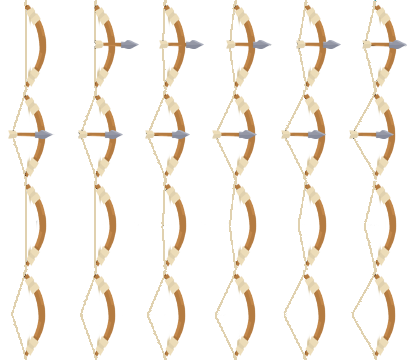
#> input picture particles/sources/bow.png, 420 x 360 px
$ python extract_bow.py
#> lines starting #> are read from the running program, lines starting #| are printed output that depends on the picture
### scripts/render_fireball.py
#!/usr/bin/env python3
# SPDX-License-Identifier: CC0-1.0
"""Render a seeded particle burst; requires Pillow and NumPy.

Generate particle fields with per-effect canvas sizes and playback durations.
Output uses straight alpha for ordinary sprite compositing.
"""
from __future__ import annotations

import argparse
from pathlib import Path

import numpy as np
from PIL import Image, ImageDraw

ROOT = Path(__file__).resolve().parent.parent
FRAMES = 11
SCALE = 3


VARIANTS = {
    "fireball": ((97, 102), 1.8),
    "elffire": ((97, 102), 1.2),
    "fizzle": ((89, 89), 0.6),
    "giftwolke": ((92, 85), 2.25),
}


# [73 lines left out: function render, not called in this run]


def previews(frames: list[Image.Image], directory: Path, duration: float = 1.8) -> None:
    directory.mkdir(parents=True, exist_ok=True)
    size = frames[0].size
    sheet = Image.new('RGB', (size[0] * len(frames), size[1] + 18), '#252a30')
    draw = ImageDraw.Draw(sheet)
    animation = []
    for i, frame in enumerate(frames):
        sheet.paste(frame, (i * size[0], 0), frame)
        draw.text((i * size[0] + 4, size[1]), str(i), fill='white')
        bg = Image.new('RGB', size, '#252a30')
        bg.paste(frame, (0, 0), frame)
        animation.append(bg.resize((size[0] * 3, size[1] * 3), Image.Resampling.NEAREST))
    sheet.save(directory / 'contact-sheet.png')
    animation[0].save(directory / 'preview.gif', save_all=True,
                      append_images=animation[1:], duration=[round((i + 1) * duration * 100 / len(frames)) * 10
                                - round(i * duration * 100 / len(frames)) * 10
                                for i in range(len(frames))], loop=0, disposal=2)


# [15 lines left out: function main, not called in this run]


# [2 lines that do not run on import are left out]

### scripts/extract_bow.py
#!/usr/bin/env python3
# SPDX-License-Identifier: CC0-1.0
"""Extract a draw/release animation from johnnytal's CC0 bow sheet (Pillow, NumPy)."""
import argparse
from pathlib import Path
from PIL import Image
from render_fireball import previews

ROOT=Path(__file__).resolve().parent.parent
# Sheet: 6 columns × 4 rows of 70×90. Release cells run backwards.
SOURCE_FRAMES=(0,4,8,11,23,19,15,12)
SIZE=(90,56)
DURATION = 1.05


def extract(source: Path) -> list[Image.Image]:
    sheet=Image.open(source).convert('RGBA')
#> sheet is the input picture: PIL image 420x360 RGBA; mean R, G, B, A 35.8, 30.3, 22.9, 36.9
    if sheet.size!=(420,360):
        raise ValueError('Expected a 420×360 sheet of 70×90 cells')
    frames=[]
    for index in SOURCE_FRAMES:
        col,row=index%6,index//6
        cell=sheet.crop((col*70,row*90,(col+1)*70,(row+1)*90))
        cell=cell.resize((35,45),Image.Resampling.LANCZOS)
        frame=Image.new('RGBA',SIZE)
        # Fixed cell origin preserves the bow position throughout the draw/release.
        frame.paste(cell,(7,5))
        frames.append(frame)
#> this loop made 8 passes
#> pass 1, in extract, `cell=sheet.crop((col*70,row*90,(col+1)*70,(row+1)*90))`:
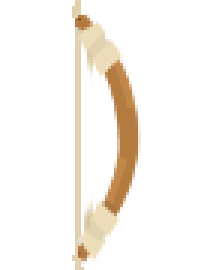
#> cell: PIL image 70x90 RGBA (shown 3 times larger); mean R, G, B, A 31.9, 26.5, 19.5, 32.6; transparent parts drawn white
#> after the loop:
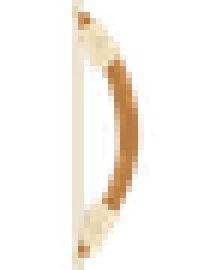
#> cell: PIL image 35x45 RGBA (shown 6 times larger); mean R, G, B, A 58.7, 50.1, 36.7, 33.5; transparent parts drawn white
#> after the loop:
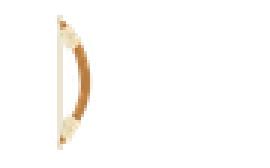
#> frame: PIL image 90x56 RGBA (shown 3 times larger); mean R, G, B, A 18.3, 15.7, 11.5, 10.5; transparent parts drawn white
#> after the loop, frames = 8 items
    return frames


def main():
    parser=argparse.ArgumentParser(description=__doc__)
    parser.add_argument('--source',type=Path,default=ROOT/'particles/sources/bow.png')
    parser.add_argument('--output-dir',type=Path,default=ROOT/'client/textures/illarion/effects')
    parser.add_argument('--preview-dir',type=Path,default=ROOT/'particles/bow-preview')
    args=parser.parse_args();frames=extract(args.source)
#> after `frames = extract(args.source)`: frames = 8 items
    args.output_dir.mkdir(parents=True,exist_ok=True)
    for i,frame in enumerate(frames):frame.save(args.output_dir/f'bow-{i}.png')
    previews(frames,args.preview_dir,DURATION)
#> in previews, `sheet = Image.new('RGB', (size[0] * len(frames), size[1] + 18), '#252a..`:
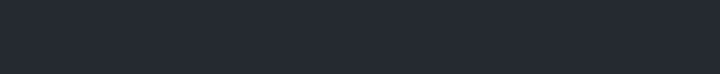
#> sheet: PIL image 720x74 RGB; mean R, G, B 37, 42, 48
#> the loop in previews, `for i, frame in enumerate(frames):` made 8 passes
#> after the loop in previews, `for i, frame in enumerate(frames):`:
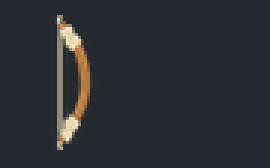
#> bg: PIL image 90x56 RGB (shown 3 times larger); mean R, G, B 44.1, 47.5, 51.4
#> after the loop in previews, `for i, frame in enumerate(frames):`:
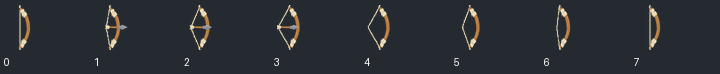
#> sheet: PIL image 720x74 RGB; mean R, G, B 43.3, 47.1, 51.4
#> in previews, `animation[0].save(directory / 'preview.gif', save_all=True, append_ima..`:
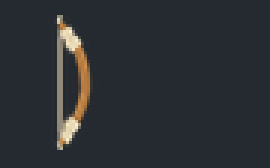
#> saved as preview.gif: PIL image 270x168 RGB; mean R, G, B 44.2, 47.5, 51.4
    print(f'Extracted {len(frames)} bow frames')
#| Extracted 8 bow frames


if __name__=='__main__':
    main()
